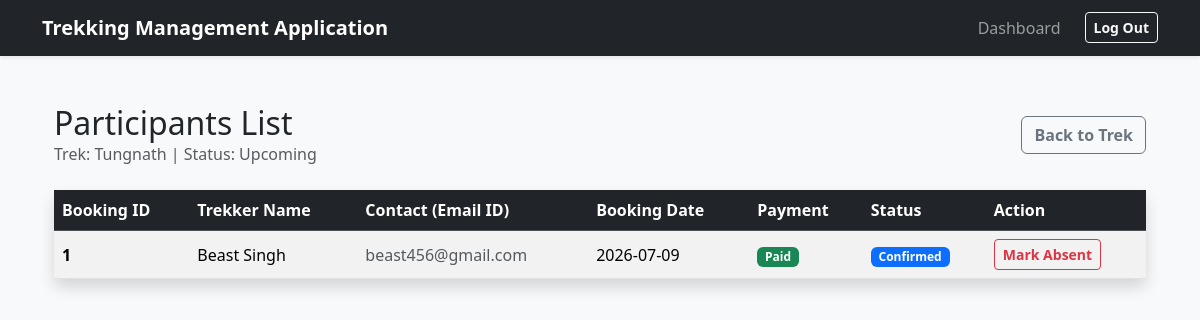
Page /staff/manage_participants/1 (signed in) on the committed database.
### app/models.py (models this page shows)
class Trek(db.Model):
    __tablename__ = "treks"
    id = db.Column(db.Integer, primary_key=True)
    trek_name = db.Column(db.String(200), nullable=False)
    assigned_staff_id = db.Column(db.Integer, db.ForeignKey('users.id'), nullable=False)
    location = db.Column(db.String(100), nullable=False)
    difficulty = db.Column(db.String(50), nullable=False)
    duration = db.Column(db.Integer, nullable=False)
    available_slots = db.Column(db.Integer, nullable=False)
    status = db.Column(db.String(30), nullable=False)
    start_date = db.Column(db.DateTime, nullable=False)
    end_date = db.Column(db.DateTime, nullable=False)
    bookings = db.relationship('Booking', backref='trek', lazy=True, cascade='all, delete-orphan')
    assigned_staff = db.relationship('User', foreign_keys=[assigned_staff_id])

class Booking(db.Model):
    __tablename__ = 'bookings'
    id = db.Column(db.Integer, primary_key=True)
    user_id = db.Column(db.Integer, db.ForeignKey('users.id'), nullable=False)
    trek_id = db.Column(db.Integer, db.ForeignKey('treks.id'), nullable=False)
    booking_status = db.Column(db.String(20), default='Confirmed')
    payment_status = db.Column(db.String(20), default='Pending')
    booking_date = db.Column(db.DateTime, default=lambda: datetime.now(timezone.utc)) # using datetime.now(timezone.utc) with lambda, this will act as a function and every time a new row is inserted it will automatically take the correct time

class User(db.Model):
    __tablename__ = "users"
    id = db.Column(db.Integer, primary_key=True)
    username = db.Column(db.String(80), unique=True, nullable=False)
    email_id = db.Column(db.String(120), nullable=False)
    password_hash = db.Column(db.String(256), unique=True, nullable=False)
    name = db.Column(db.String(80), nullable=False)
    role = db.Column(db.String(20), nullable=False)
    is_blacklisted = db.Column(db.Boolean, default=False)
    staff_profile = db.relationship('StaffProfile', backref='user', uselist=False, cascade='all, delete-orphan') # userlist =False strictly enforces a 1-to-1 relatiosnhip b/w users and staff_profiles table
    bookings = db.relationship('Booking', backref='trekker', lazy=True) # lazy=True Parameter is used tell SQLAlchemy that until i specifically state a python code like user.bookings do not run SQL Query

### app/routes/staff.py (the view)
@staff_bp.route('/manage_participants/<int:trek_id>')
def manage_participants(trek_id):
    trek = models.Trek.query.filter_by(id=trek_id, assigned_staff_id=session['user_id']).first_or_404()
    bookings = models.Booking.query.join(models.User).filter(models.Booking.trek_id==trek_id).all()
    return render_template('/staff/assigned_treks/manage_participants.html', trek=trek, bookings=bookings)

### app/routes/staff.py (called while the page is built)
@staff_bp.before_request
def staff_hold():
    if 'user_id' not in session or session.get('role') != 'Staff':
        flash("Unauthorized Access, relogin", "danger")
        return redirect(url_for('auth.login'))
    current_staff_user = models.User.query.get(session['user_id']) # Searches using Primary ID helps with performance boost
    if current_staff_user.staff_profile.status == "Pending_Active":
        allowed_endpoints = ['staff.update_profile', 'auth.logout']
        if request.endpoint not in allowed_endpoints:
            flash("You must finalize your profile first", "warning")
            return redirect(url_for('staff.update_profile'))

### app/templates/staff/assigned_treks/manage_participants.html (shortened to what this page needs)
{% extends "base.html" %}
{% block content %}
<div class="container mt-4">
    <div class="d-flex justify-content-between align-items-center mb-4">
        <div>
            <h2 class="mb-0">Participants List</h2>
            <p class="text-muted mb-0">Trek: {{ trek.trek_name }} | Status: {{ trek.status }}</p>
        </div>
        <a href="{{ url_for('staff.manage_treks', trek_id=trek.id) }}" class="btn btn-outline-secondary fw-bold">Back to Trek</a>
    </div>
    <div class="card shadow border-0">
        <div class="card-body p-0">
            <div class="table-responsive">
                <table class="table table-hover table-striped mb-0">
                    <thead class="table-dark">
                        <tr>
                            <th>Booking ID</th>
                            <th>Trekker Name</th>
                            <th>Contact (Email ID)</th>
                            <th>Booking Date</th>
                            <th>Payment</th>
                            <th>Status</th>
                            <th>Action</th>
                        </tr>
                    </thead>
                    <tbody>
                        {% for booking in bookings %}
                        <tr>
                            <td class="align-middle fw-bold">{{ booking.id }}</td>
                            <td class="align-middle">{{ booking.trekker.name }}</td>
                            <td class="align-middle text-muted">{{ booking.trekker.email_id }}</td>
                            <td class="align-middle">{{ booking.booking_date.strftime('%Y-%m-%d') }}</td>
                            <td class="align-middle">
                                {% if booking.payment_status == 'Completed' %}
                                    <span class="badge bg-success">Paid</span>
                                {% elif booking.payment_status == 'Pending' %}
                                    <span class="badge bg-warning text-dark">Pending</span>
                                {% elif booking.payment_status == 'Forfeited' %}
                                    <span class="badge bg-danger text-white">Forfeited</span>
                                {% elif booking.payment_status == 'Refund' %}
                                    <span class="badge bg-warning text-dark">Refund</span>
                                {% endif %}
                            </td>
                            <td class="align-middle">
                                {% if booking.booking_status == 'Confirmed' %}
                                    <span class="badge bg-primary">Confirmed</span>
                                {% elif booking.booking_status == 'Completed' %}
                                    <span class="badge bg-success">Completed</span>
                                {% else %}
                                    <span class="badge bg-danger">Cancelled</span>
                                {% endif %}
                            </td>
                            <td class="align-middle">
                                {% if booking.booking_status == 'Confirmed' and trek.status != 'Completed' %}
                                    <form action="{{ url_for('staff.cancel_participant', booking_id=booking.id) }}" method="POST" class="d-inline">
                                        <button type="submit" class="btn btn-sm btn-outline-danger fw-bold">
                                            Mark Absent
                                        </button>
                                    </form>
                                {% else %}
                                    <span class="text-muted small">N/A</span>
                                {% endif %}
                            </td>
                        </tr>
                        {% else %}
                        <tr>
                            <td colspan="7" class="text-center py-5 text-muted">
                               Currently no participants for this Trek.
                            </td>
                        </tr>
                        {% endfor %}
                    </tbody>
                </table>
            </div>
        </div>
    </div>
</div>
{% endblock %}

### rows in the picture
Trek: trek_name "Tungnath", status "Upcoming"
Booking: id "1", trekker.name "Beast Singh", trekker.email_id "beast456@gmail.com", booking_date "2026-07-09", payment_status "Paid", booking_status "Confirmed"
